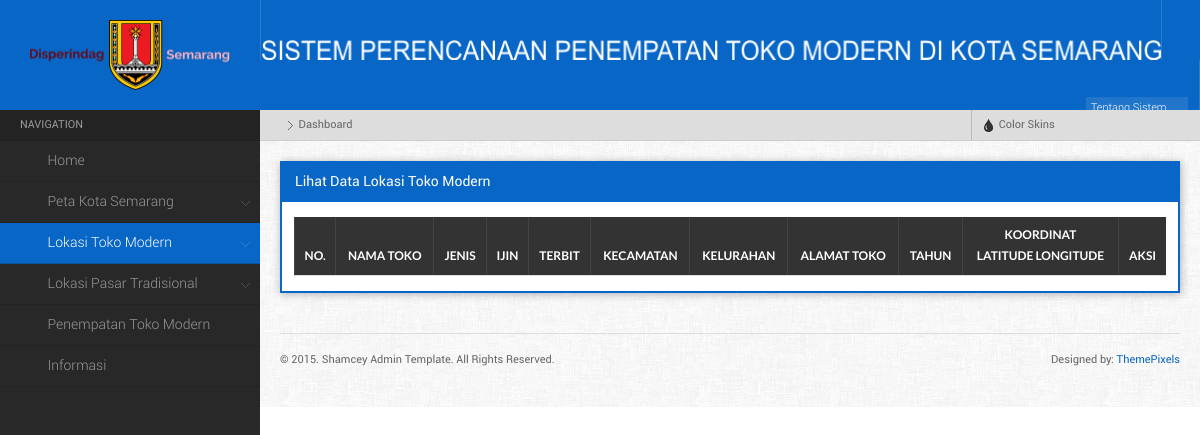
/index.php?menu=lihatToko, run on an earlier commit of the app's database.
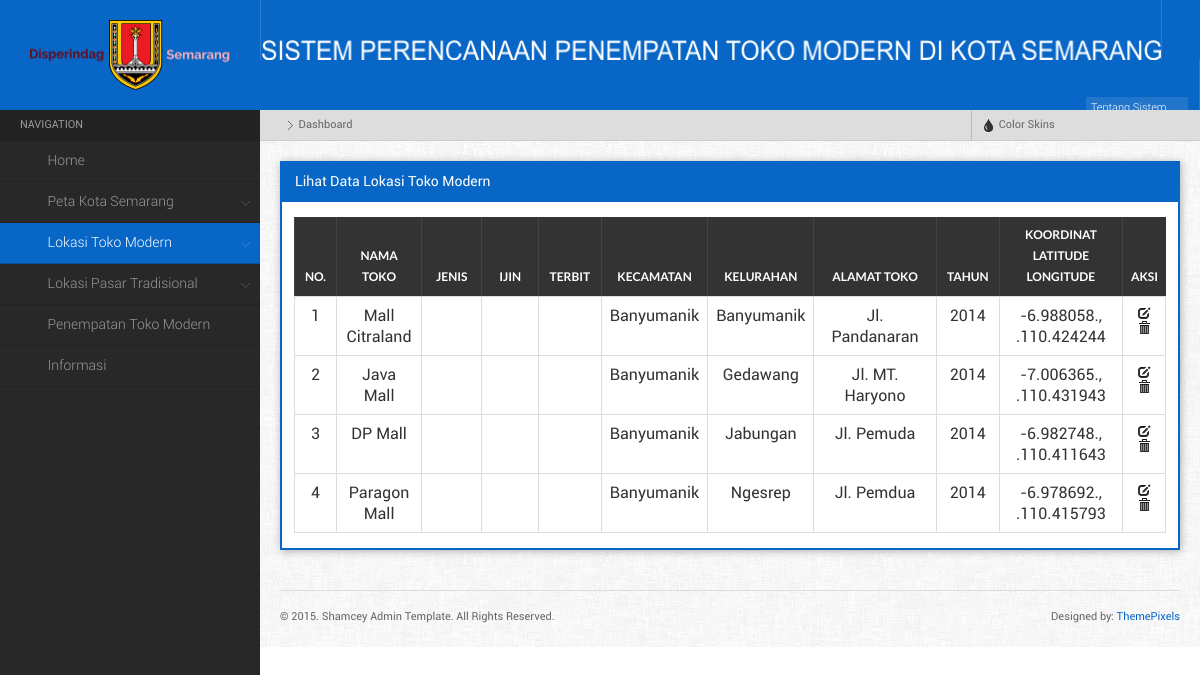
And on a later commit of the database.
### tables this page shows
CREATE TABLE IF NOT EXISTS `lokasi_toko` (
  `id_toko` int(11) NOT NULL AUTO_INCREMENT,
  `id_kelurahan` int(11) NOT NULL,
  `nama_toko` varchar(50) NOT NULL,
  `alamat_toko` varchar(100) NOT NULL,
  `tahun` year(4) NOT NULL,
  `lat` varchar(25) NOT NULL,
  `lng` varchar(25) NOT NULL,
  `jumlah` int(11) NOT NULL,
  PRIMARY KEY (`id_toko`)
);

CREATE TABLE IF NOT EXISTS `kecamatan` (
  `id_kecamatan` int(11) NOT NULL AUTO_INCREMENT,
  `nama_kecamatan` varchar(50) NOT NULL,
  `latitude` varchar(25) NOT NULL,
  `longitude` varchar(25) NOT NULL,
  PRIMARY KEY (`id_kecamatan`)
);

CREATE TABLE IF NOT EXISTS `kelurahan` (
  `id_kelurahan` int(11) NOT NULL AUTO_INCREMENT,
  `id_kecamatan` int(11) NOT NULL,
  `Geometry` longblob,
  `XMin` int(11) DEFAULT NULL,
  `XMax` int(11) DEFAULT NULL,
  `YMin` int(11) DEFAULT NULL,
  `YMax` int(11) DEFAULT NULL,
  `Kelurahan` char(50) DEFAULT NULL,
  `Luas` decimal(10,3) DEFAULT NULL,
  `id_lokasi` int(11) NOT NULL,
  PRIMARY KEY (`id_kelurahan`)
);

### index.php (called while the page is built)
<?php
	include "home.php";
?>

### component/lihat_toko.php (the view, shortened to what this page needs)
<?php
	$query =mysql_query("SELECT * FROM lokasi_toko a, kelurahan b, kecamatan c
							WHERE a.id_kelurahan = b.id_kelurahan
							AND b.id_kecamatan = c.id_kecamatan
							ORDER BY tahun DESC, c.id_kecamatan ASC") or die (mysql_error());
    echo" <div class=\"widget\">
			<h4 class=\"widgettitle\">Lihat Data Lokasi Toko Modern</h4>
			<div class=\"widgetcontent\">
			<table id=\"dyntable\" class=\"table table-bordered responsive\">
                <thead>
                    <tr>
                        <th></th>
                        <th><center>No.</th>
						<th><center>Nama Toko</th>
						<th><center>Jenis</th>
						<th><center>Ijin</th>
						<th><center>Terbit</th>
						<th><center>Kecamatan</th>
						<th><center>Kelurahan</th>
                        <th><center>Alamat Toko</th>
                        <th><center>Tahun</th>
						<th><center>Koordinat<br>Latitude Longitude</th>
						<th><center>Aksi</th>
                    </tr>
                </thead>
				<tbody>";
				$no = 1;
				while($pecah = mysql_fetch_array($query)){
					echo "<tr class=\" \">
						<td></td>
						<td style='width:5%;'><center>$no</td>
						<td style='width:10%;'><center>$pecah[nama_toko]</td>
						<td style='width:7.5%;'><center>$pecah[jenis]</td>
						<td style='width:7.5%;'><center>$pecah[ijin]</td>
						<td style='width:7.5%;'><center>$pecah[terbit]</td>
						<td style='width:10%;'><center>$pecah[nama_kecamatan]</td>
						<td style='width:10%;'><center>$pecah[Kelurahan]</td>
						<td style='width:15%;'><center>$pecah[alamat_toko]</td>
						<td style='width:7.5%;'><center>$pecah[tahun]</td>
						<td style='width:15%;'><center>$pecah[lat]., .$pecah[lng]</td>
						<td class=\"center\" style=\"width: 60px;\">
							<a href= \"main.php?menu=editToko&id_toko=$pecah[id_toko]\" title=\"Edit\"><i  class=\"icon-edit\"></i></a>
							<a href=\"main.php?menu=hapusToko&id_toko=$pecah[id_toko]\" title=\"Hapus\" onClick=\"return confirm('Apakah Anda yakin ingin menghapus data ini?')\" class=\"icon-trash\"><i></i></a>
						</td>";
					echo "</td>
					</tr>";
				$no++;
				};
				echo "</tbody>
			</table>
		 </div>
		 </div>
	";
?>

### home.php (shortened to what this page needs)
<html>
	<head>
		<link rel="stylesheet" href="css/style.default.css" type="text/css" />
		<link rel="stylesheet" href="css/responsive-tables.css">
		<link rel="stylesheet" href="css/bootstrap-fileupload.min.css" type="text/css" />
		<link rel="stylesheet" href="css/bootstrap-timepicker.min.css" type="text/css" />
	</head>
	<body>
		<?php
			function setActive($d){
				if(ISSET($_GET['menu'])){
					if($_GET['menu'] == $d){
						echo "class='active'";
					}
				}
			}
			function setActive1(){
			echo "active";
			}
		?>
	<div class="mainwrapper">
     <div class="header">
		<div class="logo">
			<img src="images/disperindag.png" alt="" style=" width:200px; height:70px; margin-top:-20px; !important" />
		</div>
			<div class="headerinner">
                <ul class="headmenu">
					<li>
						<img src="images/logo8.png" alt="" style=" width:900px; height:20px; margin-top:40px; !important"  />
					</li>
				<li class="right">
					<div class="userloggedinfo">
						<div class="userinfo">
							<ul> <br/>
								<li>
									<a data-toggle="modal" href="#myModal">Tentang Sistem <span class="iconfa-question-sign"></span></a>
								</li>
								<li>
									<a href="login.php">Log in <span class="iconfa-signin"></span></a>
								</li>
							</ul>
						</div>
					</div>
				</li>
            </ul>
        </div>
    </div>
    <div class="leftpanel">
        <div class="leftmenu">
            <ul class="nav nav-tabs nav-stacked">
            	<li class="nav-header">Navigation</li>
					<li <?php setActive('dashboard');?>><a href="index.php"><span class="iconfa-home"></span>Home</a>
						</li>
						<li class="dropdown  <?php if (($_GET['menu'] == 'petaSemarang') || ($_GET['menu'] == 'petaSemarangapi')){ setActive1(); }?>"><a href=""><span class="iconfa-globe"></span>Peta Kota Semarang</a>
						</li>
						<li class="dropdown  <?php if (($_GET['menu'] == 'formToko') || ($_GET['menu'] == 'lihatToko')){ setActive1(); }?>"><a href=""><span class="iconfa-tags"></span>Lokasi Toko Modern</a>
						</li>
						<li class="dropdown  <?php if (($_GET['menu'] == 'formPasar') || ($_GET['menu'] == 'lihatPasar')){ setActive1(); }?>"><a href=""><span class="iconfa-shopping-cart"></span>Lokasi Pasar Tradisional</a>
						</li>
						<li <?php setActive('penentuanToko');?>><a href="index.php?menu=penentuanToko"><span class="iconfa-map-marker"></span>Penempatan Toko Modern</a>
						</li>
						<li <?php setActive('lihatInfoumum');?>><a href="index.php?menu=lihatInfoumum"><span class="iconfa-info-sign"></span>Informasi</a>
						</li>
			</ul>
        </div>
    </div>
    <div class="rightpanel">
        <ul class="breadcrumbs">
            <li><a href="main.php"><i class="iconfa-home"></i></a> <span class="separator"></span></li>
            <li>Dashboard</li>
			<li class="right">
                    <a href="" data-toggle="dropdown" class="dropdown-toggle"><i class="icon-tint"></i> Color Skins</a>
            </li>
        </ul>
        <div class="maincontent">
            <div class="maincontentinner" style='position:relative;'>
			<?php
			if(ISSET($_GET['menu'])){
				$d = $_GET['menu'];
				if($d == 'home'){
					include "component/home.php";
				}else if($d == 'dashboard'){
					include "main.php";
				}else if($d == 'editProfile'){
					include "component/editprofile.php";
				}else if($d == 'resetPass'){
					include "component/resetpass.php";
				}else if($d == 'formInputUser'){
					include "component/form_user.php";
				}else if($d == 'lihatUser'){
					include "component/lihat_user.php";
				}else if($d == 'reset'){
					include "component/resetpass.php";
				}else if($d == 'hapusUser'){
					include "component/hapus_user.php";
				}else if($d == 'lihatLog'){
					include "component/lihat_log.php";
				}else if($d == 'formTitik'){
					include "component/form_titik.php";
				}else if($d == 'lihatTitik'){
					include "component/lihat_titik.php";
				}else if($d == 'editTitik'){
					include "component/form_edit_titik.php";
				}else if($d == 'hapusTitik'){
					include "component/hapus_titik.php";
				}else if($d == 'formKepadatan'){
					include "component/form_kepadatan.php";
				}else if($d == 'lihatKepadatan'){
					include "component/lihat_kepadatan.php";
				}else if($d == 'editKepadatan'){
					include "component/form_edit_kepadatan.php";
				}else if($d == 'hapusKepadatan'){
					include "component/hapus_kepadatan.php";
				}else if($d == 'formPerkembangan'){
					include "component/form_perkembangan.php";
				}else if($d == 'lihatPerkembangan'){
					include "component/lihat_perkembangan.php";
				}else if($d == 'editPerkembangan'){
					include "component/form_edit_perkembangan.php";
				}else if($d == 'hapusPerkembangan'){
					include "component/hapus_perkembangan.php";
				}else if($d == 'formPotensi'){
					include "component/form_potensi.php";
				}else if($d == 'lihatPotensi'){
					include "component/lihat_potensi.php";
				}else if($d == 'editPotensi'){
					include "component/form_edit_potensi.php";
				}else if($d == 'hapusPotensi'){
					include "component/hapus_potensi.php";
				}else if($d == 'formArus'){
					include "component/form_arus.php";
				}else if($d == 'lihatArus'){
					include "component/lihat_arus.php";
				}else if($d == 'editArus'){
					include "component/form_edit_arus.php";
				}else if($d == 'hapusArus'){
					include "component/hapus_arus.php";
				}else if($d == 'formInfo'){
					include "component/form_info.php";
				}else if($d == 'lihatInfoumum'){
					include "component/lihat_info_umum.php";
				}else if($d == 'editInfo'){
					include "component/form_edit_info.php";
				}else if($d == 'hapusInfo'){
					include "component/hapus_info.php";
				}else if($d == 'petaToko'){
					include "component/peta_toko.php";
				}else if($d == 'formToko'){
					include "component/form_toko.php";
				}else if($d == 'lihatToko'){
					include "component/lihat_toko.php";
				}else if($d == 'editToko'){
					include "component/form_edit_toko.php";
				}else if($d == 'hapusToko'){
					include "component/hapus_toko.php";
				}else if($d == 'petaPasar'){
					include "component/peta_pasar.php";
				}else if($d == 'formPasar'){
					include "component/form_pasar.php";
				}else if($d == 'lihatPasar'){
					include "component/lihat_pasar.php";
				}else if($d == 'editPasar'){
					include "component/form_edit_pasar.php";
				}else if($d == 'hapusPasar'){
					include "component/hapus_pasar.php";
				}else if($d == 'formGaleri'){
					include "component/form_galeri.php";
				}else if($d == 'lihatGaleri'){
					include "component/lihat_galeri.php";
				}else if($d == 'editGaleri'){
					include "component/form_edit_galeri.php";
				}else if($d == 'hapusGaleri'){
					include "component/hapus_galeri.php";
				}else if($d == 'formPegawai'){
					include "component/form_pegawai.php";
				}else if($d == 'lihatPegawai'){
					include "component/lihat_pegawai.php";
				}else if($d == 'editPegawai'){
					include "component/form_edit_pegawai.php";
				}else if($d == 'hapusPegawai'){
					include "component/hapus_pegawai.php";
				}else if($d == 'grafikToko'){
					include "component/grafik_toko.php";
				}else if($d == 'penentuanToko'){
					include "component/penentuan_toko.php";
				}else if($d == 'petaSemarangapi'){
					include "component/peta_api.php";
				}else if($d == 'petaSemarang'){
					include "component/peta.php";
				}
				else{
				echo"<h4 class='widgettitle'>Home</h4><div class='widgetcontent'> <img src='img/home7.jpg'/></div>";
				}
			}else{
				echo"<h4 class='widgettitle'>Home</h4><div class='widgetcontent'> <img src='img/home7.jpg'/></div>";
			};?>
                <div class="footer">
                    <div class="footer-left">
                        <span>&copy; 2015. Shamcey Admin Template. All Rights Reserved.</span>
                    </div>
                    <div class="footer-right">
                        <span>Designed by: <a href="http://themepixels.com/">ThemePixels</a></span>
                    </div>
                </div>
            </div>
        </div>
    </div>
	</div>
	</body>
</html>

### css/responsive-tables.css (style rules this page uses)
table.responsive { margin-bottom: 0; }
table.responsive td, table.responsive th { position: relative; overflow: hidden; white-space: wrap !important; }

What changed in the data, as far as the page shows it:
added lokasi_toko: nama_toko "Mall Citraland", kecamatan.nama_kecamatan "Banyumanik", id_kelurahan.Kelurahan "Banyumanik", alamat_toko "Jl. Pandanaran", tahun "2014", lat "-6.988058", lng "110.424244"
added lokasi_toko: nama_toko "Java Mall", kecamatan.nama_kecamatan "Banyumanik", id_kelurahan.Kelurahan "Gedawang", alamat_toko "Jl. MT. Haryono", tahun "2014", lat "-7.006365", lng "110.431943"
added lokasi_toko: nama_toko "DP Mall", kecamatan.nama_kecamatan "Banyumanik", id_kelurahan.Kelurahan "Jabungan", alamat_toko "Jl. Pemuda", tahun "2014", lat "-6.982748", lng "110.411643"
added lokasi_toko: nama_toko "Paragon Mall", kecamatan.nama_kecamatan "Banyumanik", id_kelurahan.Kelurahan "Ngesrep", alamat_toko "Jl. Pemdua", tahun "2014", lat "-6.978692", lng "110.415793"
